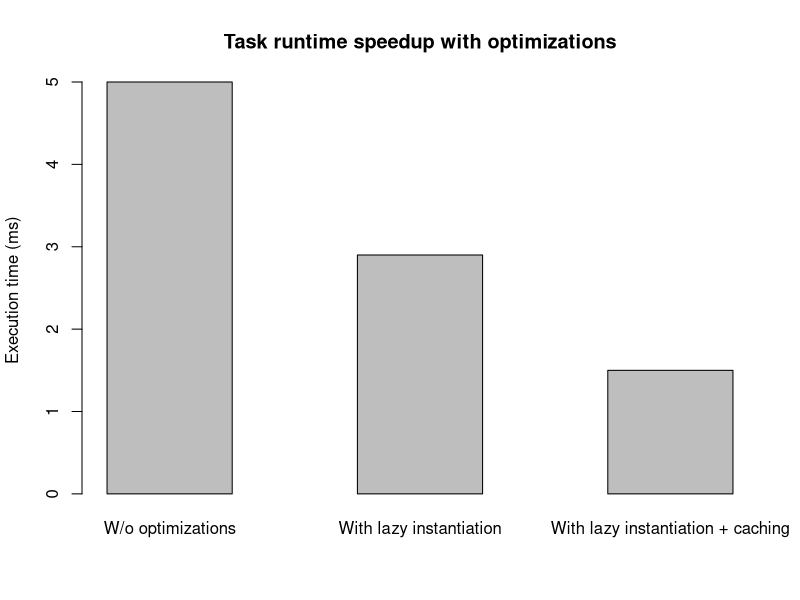

The R source for this figure:

pdf("runtime_optimizations.pdf")

data <- c(5,2.9,1.5)

barplot(data, main="Task runtime speedup with optimizations",
        ylab="Execution time (ms)", xlab="", #col=c("darkblue","darkgreen"), 
        beside=TRUE, space=1, width=c(0.5,0.5,0.5),
        names.arg=c("W/o optimizations", "With lazy instantiation","With lazy instantiation + caching"))


#legend=c("With lazy instantiation", "W/o lazy instantiation"))
